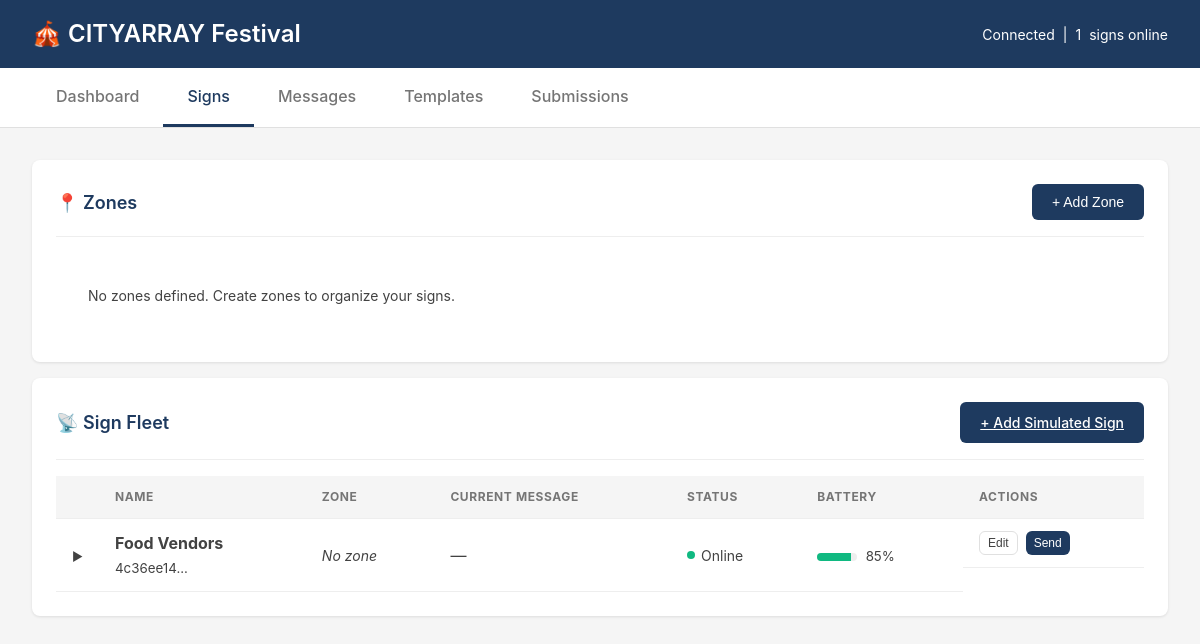
/signs, run on an earlier commit of the app's database.
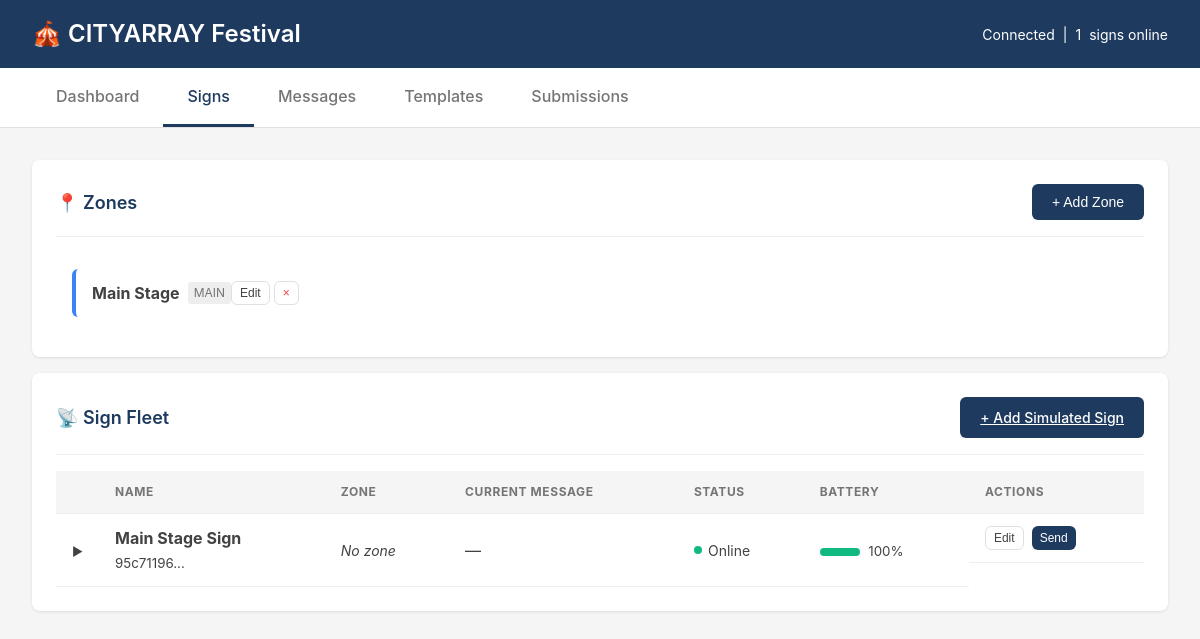
And on a later commit of the database.
### models.py (models this page shows, shortened)
class Sign(Base):
    __tablename__ = "signs"
    id = Column(String(36), primary_key=True, default=generate_uuid)
    event_id = Column(String(36), ForeignKey("events.id"))
    name = Column(String(100), nullable=False)
    hardware_id = Column(String(100))  # Pi serial number or unique ID
    zone_id = Column(String(36))
    position_x = Column(Integer)
    position_y = Column(Integer)
    status = Column(String(20), default="offline")  # online, offline, warning, error
    battery = Column(Integer)  # Percentage 0-100
    signal_strength = Column(Integer)  # dBm or percentage
    crowd_density = Column(String(20))  # low, medium, high, critical
    crowd_count = Column(Integer)
    ambient_noise_db = Column(Float)
    current_message_id = Column(String(36))
    current_template = Column(String(100))
    last_seen = Column(DateTime)
    created_at = Column(DateTime, default=datetime.utcnow)
    display_type = Column(String(50))  # e-paper, led
    has_camera = Column(Boolean, default=True)
    has_speaker = Column(Boolean, default=True)
    has_microphone = Column(Boolean, default=True)
    config = Column(JSON, default=dict)
    event = relationship("Event", back_populates="signs")

class Zone(Base):
    __tablename__ = "zones"
    id = Column(String(36), primary_key=True, default=generate_uuid)
    event_id = Column(String(36), ForeignKey("events.id"), nullable=True)
    name = Column(String(100), nullable=False)
    code = Column(String(10))  # Short code like "A", "B", "MAIN"
    color = Column(String(7))  # Hex color for map display
    description = Column(Text)

### app.py (the view)
@app.get("/signs")
async def signs_page(request: Request, db=Depends(get_db)):
    signs = db.query(Sign).all()
    zones = db.query(Zone).all()
    stats = get_system_stats(db)
    return templates.TemplateResponse("signs.html", {
        "request": request,
        "active_page": "signs",
        "signs": [s.to_dict() for s in signs],
        "zones": [z.to_dict() for z in zones],
        "stats": stats
    })

### templates/signs.html (shortened to what the changed rows need)
{% extends "base.html" %}
{% block content %}
<div class="card mb-4">
    <div class="card-header">
        <h2 class="card-title">📍 Zones</h2>
    </div>
    <div id="zones-list" class="zones-grid">
        {% if zones %}
            {% for zone in zones %}
            <div class="zone-card" style="border-left: 4px solid {{ zone.color or '#3B82F6' }}">
                <div class="zone-info">
                    <strong>{{ zone.name }}</strong>
                    <span class="zone-code">{{ zone.code }}</span>
                </div>
                <div class="zone-actions">
                    <button class="btn btn-sm btn-outline" onclick="editZone('{{ zone.id }}', '{{ zone.name }}', '{{ zone.code }}', '{{ zone.color }}')">Edit</button>
                    <button class="btn btn-sm btn-outline danger" onclick="deleteZone('{{ zone.id }}')">×</button>
                </div>
            </div>
            {% endfor %}
        {% else %}
            <p class="help-text">No zones defined. Create zones to organize your signs.</p>
        {% endif %}
    </div>
</div>
<div class="card">
    <div class="card-header">
        <h2 class="card-title">📡 Sign Fleet</h2>
    </div>
    {% if signs %}
    <table class="table">
        <thead>
            <tr>
                <th></th>
                <th>Name</th>
                <th>Zone</th>
                <th>Current Message</th>
                <th>Status</th>
                <th>Battery</th>
                <th>Actions</th>
            </tr>
        </thead>
        <tbody>
            {% for sign in signs %}
            <tr data-sign-id="{{ sign.id }}" class="sign-row" onclick="toggleSignDetails('{{ sign.id }}')">
                <td class="expand-cell">
                    <span class="expand-icon" id="expand-{{ sign.id }}">▶</span>
                </td>
                <td>
                    <strong>{{ sign.name }}</strong>
                    <br><small style="color: var(--gray-500);">{{ sign.id[:8] }}...</small>
                </td>
                <td>
                    {% set zone_name = '' %}
                    {% for zone in zones if zone.id == sign.zone_id %}
                        {% set zone_name = zone.name %}
                    {% endfor %}
                    {% if zone_name %}
                        <span class="zone-badge">{{ zone_name }}</span>
                    {% else %}
                        <span class="no-zone">No zone</span>
                    {% endif %}
                </td>
                <td>
                    {% if sign.current_message_id %}
                        <span class="current-msg">📩 Active</span>
                    {% else %}
                        <span class="no-msg">—</span>
                    {% endif %}
                </td>
                <td>
                    <span class="status-indicator {{ sign.status }}">
                        <span class="status-dot"></span>
                        {{ sign.status }}
                    </span>
                </td>
                <td>
                    <div class="battery-bar">
                        <div class="battery-fill" style="width: {{ sign.battery or 0 }}%"></div>
                    </div>
                    <small>{{ sign.battery or 0 }}%</small>
                </td>
                <td class="actions-cell" onclick="event.stopPropagation()">
                    <button class="btn btn-sm btn-outline" onclick="editSign('{{ sign.id }}', '{{ sign.name }}', '{{ sign.zone_id or '' }}', {{ sign.battery or 0 }}, {{ sign.signal_strength or 0 }}, '{{ sign.location or '' }}')">Edit</button>
                    <button class="btn btn-sm btn-primary" onclick="sendToSign('{{ sign.id }}')">Send</button>
                </td>
            </tr>
            {% endfor %}
        </tbody>
    </table>
    {% else %}
    <div style="text-align: center; padding: 3rem; color: var(--gray-600);">
        <p style="font-size: 2rem; margin-bottom: 1rem;">📡</p>
        <p>No signs registered yet.</p>
        <p class="mt-2"><a href="/simulator" class="btn btn-primary">Launch Simulator</a></p>
    </div>
    {% endif %}
</div>
{% endblock %}

What changed in the data, as far as the page shows it:
removed Sign: name "Food Vendors", id "4c36ee14", status "Online", battery "85"
added Zone: name "Main Stage", code "MAIN"
added Sign: name "Main Stage Sign", id "95c71196", status "Online", battery "100"
Also different on the page:
text no longer shown: "No zones defined. Create zones to organize your signs."
